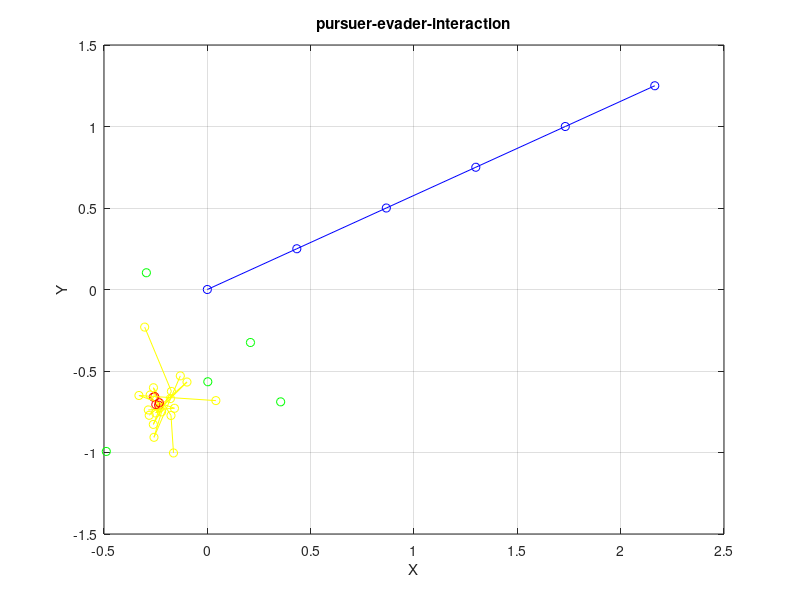

Write MATLAB code to recreate this figure.
clear; clc;

% tuning hyper-parameters
number_interval = 5;
time_interval = 1.0;
number_evader = 5;
vemax_repulsion = 1.0;
vemax_attraction = 1.0;
vpmax = 0.5;
K = 1.0;

num_agents = number_evader+1;
initial_point = rand(num_agents*2,1)*2-1;
initial_point(num_agents*2-1:num_agents*2,1) = [0;0];

% m = (initial_point(2,1) - initial_point(4,1))/(initial_point(1,1) - initial_point(3,1));
m = 1/sqrt(3);
delx = vpmax*time_interval/sqrt(1+m*m);
dely = vpmax*time_interval*m/sqrt(1+m*m);
pursuer_position = zeros(2,number_interval+1);
evader_position = zeros(2*number_evader,number_interval+1);
pursuer_position(:,1) = [initial_point(2*number_evader+1,1);initial_point(2*number_evader+2,1)];
evader_position(:,1) = initial_point(1:2*number_evader,1);

for i=1:number_interval
    pursuer_position(:,i+1) = pursuer_position(:,i) + [delx;dely];
    pursuer_evader_vector = reshape(evader_position(:,i),2,number_evader) - repmat(pursuer_position(:,i),[1,number_evader]);
    pursuer_velocity = pursuer_position(:,i+1) - pursuer_position(:,i);
    pursuer_evader_distance = sqrt(sum(pursuer_evader_vector.^2,1));
    costheta = (transpose(pursuer_velocity)*pursuer_evader_vector)./(pursuer_evader_distance*norm(pursuer_velocity));
    evader_position_sum = sum(reshape(evader_position(:,i),2,number_evader),2);
    centroid_nearest_neighbour = (repmat(evader_position_sum,[1,number_evader]) - reshape(evader_position(:,i),2,number_evader))/(number_evader-1);
    centroid_evader_vector = centroid_nearest_neighbour - reshape(evader_position(:,i),2,number_evader);
    centroid_evader_distance = sqrt(sum(centroid_evader_vector.^2,1));
    repulsion_term = reshape(0.5*vemax_repulsion*repmat(exp(-K*pursuer_evader_distance).*(1+costheta),[2,1]).*(pursuer_evader_vector./repmat(pursuer_evader_distance,[2,1])), 2*number_evader, 1);
    attraction_term = reshape(vemax_attraction*repmat(exp(-K*pursuer_evader_distance),[2,1]).*(centroid_evader_vector./repmat(centroid_evader_distance,[2,1])), 2*number_evader, 1);
    evader_position(:,i+1) = evader_position(:,i) + repulsion_term + attraction_term;
end
figure;
plot(pursuer_position(1,:),pursuer_position(2,:), 'o-', 'color', 'blue');hold on;
for i=1:number_evader
    plot(evader_position(2*i-1,1),evader_position(2*i,1), 'o-', 'color', 'green');hold on;
    plot(evader_position(2*i-1,2:number_interval),evader_position(2*i,2:number_interval), 'o-', 'color', 'yellow');hold on;
    plot(evader_position(2*i-1,number_interval+1),evader_position(2*i,number_interval+1), 'o-', 'color', 'red');hold on;
end
grid on;
xlabel('X');
ylabel('Y');
title('pursuer-evader-interaction');
hold off;